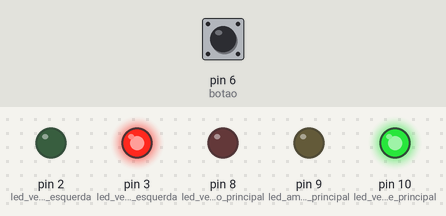
Simulated run of this sketch. Board: Arduino Uno, built with avr-gcc and run on an emulated ATmega328P. Parts: output pins drawn as LEDs (lit = HIGH). The test bench sets the inputs (shaded band); at power-on: pin 6 (botao) HIGH.

Above: at 1.2 s.
1.3 s: pin 6 (botao) pulled LOW for 0.15 s
At 2.3 s:
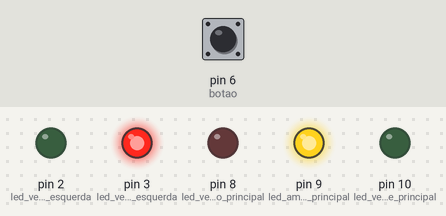
At 7.3 s:
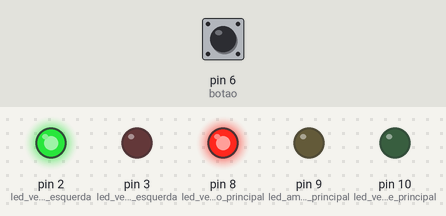
Timing chart, 0 to 18.8 s (numbered marks = the images above; inputs shaded):
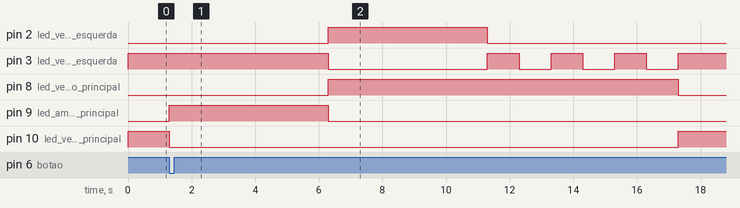

The sketch:

codigo_semaforo.ino
```cpp
bool estadoBotao = 0;
#define botao 6

#define led_verde_principal 10
#define led_amarelo_principal 9
#define led_vermelho_principal 8

#define led_vermelho_esquerda 3
#define led_verde_esquerda 2

void setup()
{
  Serial.begin(9600);

  pinMode(botao, INPUT);
  digitalWrite(botao, HIGH);

  pinMode(led_verde_principal, OUTPUT);
  pinMode(led_amarelo_principal, OUTPUT);
  pinMode(led_vermelho_principal, OUTPUT);
  pinMode(led_vermelho_esquerda, OUTPUT);
  pinMode(led_verde_esquerda, OUTPUT);
}

void loop()
{
  digitalWrite(led_verde_principal, HIGH);
  digitalWrite(led_amarelo_principal, LOW);
  digitalWrite(led_vermelho_principal, LOW);

  digitalWrite(led_vermelho_esquerda, HIGH);
  digitalWrite(led_verde_esquerda, LOW);

  estadoBotao = digitalRead(botao);
  if(!estadoBotao)
  {
    digitalWrite(led_verde_principal, LOW);
    digitalWrite(led_amarelo_principal, HIGH);
    digitalWrite(led_vermelho_principal, LOW);
    delay(5000);

    digitalWrite(led_amarelo_principal, LOW);
    digitalWrite(led_vermelho_principal, HIGH);
    digitalWrite(led_verde_principal, LOW);

    digitalWrite(led_vermelho_esquerda, LOW);
    digitalWrite(led_verde_esquerda, HIGH);

    delay(5000);

    digitalWrite(led_verde_esquerda, LOW);

    digitalWrite(led_verde_principal, LOW);
    digitalWrite(led_vermelho_esquerda, HIGH);
    delay(1000);
    digitalWrite(led_vermelho_esquerda, LOW);
    delay(1000);
    digitalWrite(led_vermelho_esquerda, HIGH);
    delay(1000);
    digitalWrite(led_vermelho_esquerda, LOW);
    delay(1000);
    digitalWrite(led_vermelho_esquerda, HIGH);
    delay(1000);
    digitalWrite(led_vermelho_esquerda, LOW);
    delay(1000);

  }
}
```

Measured:
- after the input at 1.3 s, pin 2 (led_verde_esquerda): LOW → HIGH after 5.0 s, → LOW 5.0 s later; pin 3 (led_vermelho_esquerda): HIGH → LOW after 5.0 s, then repeats every 2.0 s: HIGH 1.0 s, LOW 1.0 s
